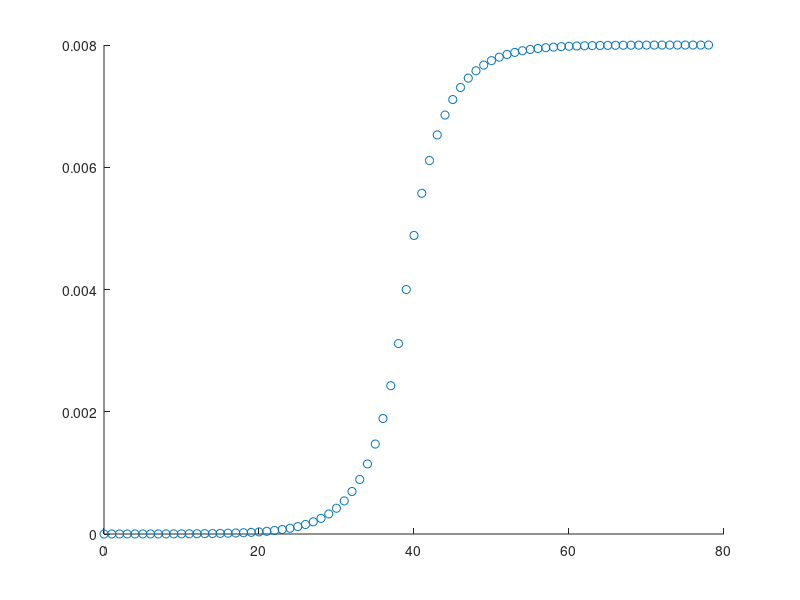

Recreate this plot in MATLAB.
% point distribution using sinh function 
% gives linear increment at begining and exponential at higher value
% approx; sinh(10)= 11000; sinh(11) = 30000; sinh(11.5) = 50000

len = 8 *10^-3
dMin = 10^-7 
% sinh(k1*x)*k2  % sinh function 

%nodeDensity = 2.5 *10^3  % 2.5 nodes per mm in 9*5 mm length converted in meter
% k1 can be solved by finding solution to the equatioin
% sinh(k1*len/2*nodeDensity)/sinh(k1)=len/2
% generally k1 ranges around .2 to .5 which gives 160 to 45 nodes for given density 
k1 = .25  % hardcoaded for acceptable solution of 100 to 80 nodes

k2 = dMin/asinh(k1)

nMiddle = asinh(len/2/k2)/k1
nMiddle = floor(nMiddle/2)*2+1 % nMiddle refinement to an odd number for middle point 
k2 = len/2/sinh(k1*nMiddle) % k2 refinement based on refined nMiddle for smooth distribution

x = 0:nMiddle;
y = sinh(k1*x)*k2;

y = [y, len-fliplr(y(1:end-1))];

n = length(y)

scatter([0:n-1],y)
%scatter([1:n-1],log(y(2:end)-y(1:end-1)))

